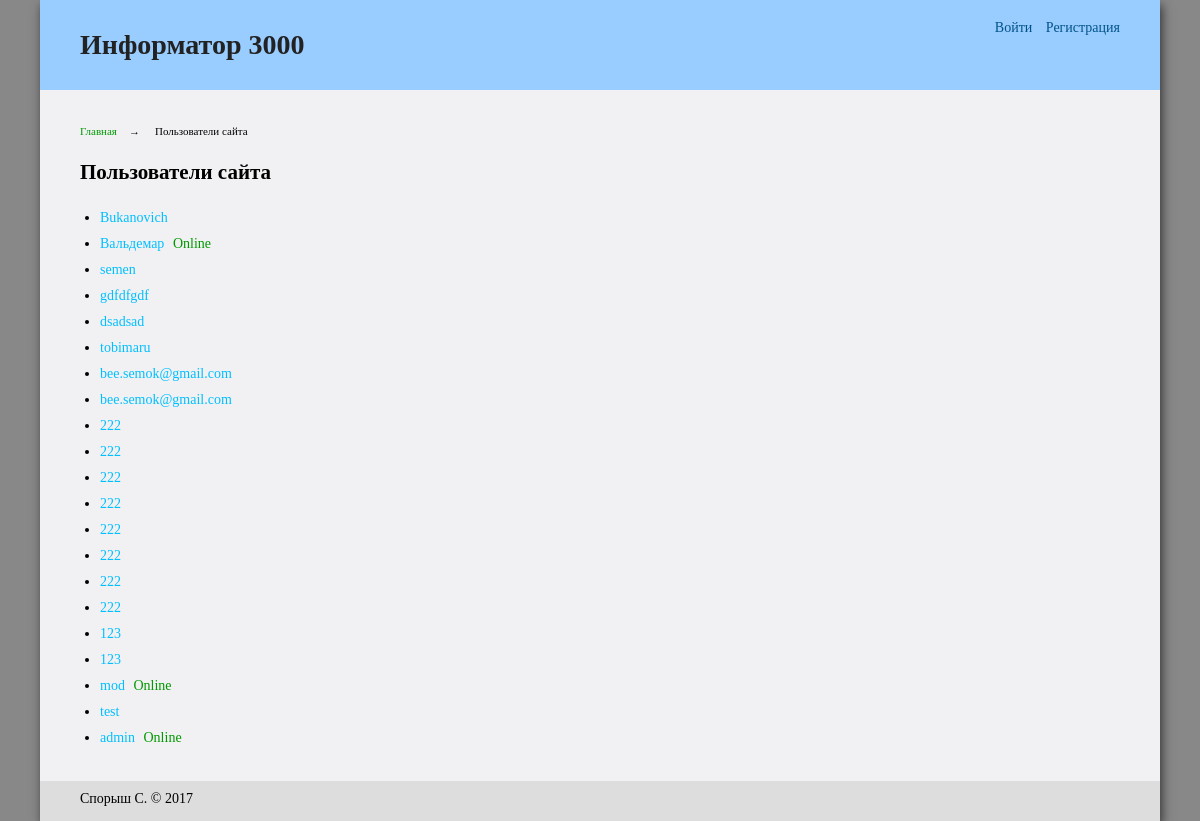
/index.php?c=users, run on the app's committed database.
### tables this page shows
CREATE TABLE `users` (
  `id_user` int(11) NOT NULL,
  `login` tinytext NOT NULL,
  `password` varchar(32) NOT NULL,
  `email` varchar(50) NOT NULL,
  `id_role` int(11) NOT NULL DEFAULT '3'
);

### controller/C_Controller.php (called while the page is built, shortened)
<?php
abstract class C_Controller {
    public function Request($action)
    {
        $this->$action();
    }
    protected function Template($file, $params = array()) {
        include "$file";
        return ob_get_clean();
    }
}
?>

### controller/C_Users.php (called while the page is built, shortened)
<?php
class C_Users extends C_Base {
    public function action_index(){
        $mUsers = M_Users::GetInstance();
        $users = $mUsers->users_all();
        $this->content = $this->Template("view/users.php", array('users' => $users));
    }
}
?>

### index.php (called while the page is built, shortened)
<?php
function classes_autoload($class) {
    $file = 'controller/'.$class.'.php';
    if(!is_file($file)) {
        $file = 'model/'.$class.'.php';
    }
}
$action = 'action_';
$action .= (isset($_GET['act'])) ? $_GET['act'] : 'index';
if(isset($_GET['c'])) {
    switch ($_GET['c']) {
        case 'users':
            $controller = new C_Users();
            break;
    }
} else $controller = new C_Articles();
$controller->Request($action);

### model/M_Users.php (called while the page is built, shortened)
<?php
class M_Users
{
    private static $instance;
    private $msql;
    public static function GetInstance()
    {
        if (self::$instance == null)
            self::$instance = new M_Users();
        return self::$instance;
    }
    public function __construct()
    {
        $this->msql = M_Mysql::GetInstance();
    }
    public function ClearSessions()
    {
        $min = date('Y-m-d H:i:s', time() - 60 * 20);
        $t = "time_last < '%s'";
        $where = sprintf($t, $min);
        $this->msql->Delete('sessions', $where);
    }
    public function users_all()
    {
        $sql = "SELECT * FROM users ORDER BY id_user DESC";
        $rows = $this->msql->Select($sql);
        return $rows;
    }
    public function IsOnline($id_user) {
        $query = "SELECT * FROM sessions WHERE id_user = $id_user";
        $rows = $this->msql->Select($query);
        return (count($rows) > 0);
    }
}

### model/M_Mysql.php (called while the page is built, shortened)
<?php
class M_Mysql{
    private static $instance;
    private $link;
    private function __construct(){
        $this->link = mysqli_connect(DB_HOST,DB_USER,DB_PASS,DB_NAME)
        or die("Error " . mysqli_error($this->link));
    }
    public static function GetInstance(){
        if(self::$instance == null)
            self::$instance = new M_Mysql();
        return self::$instance;
    }
    public function Select($sql){
        $result = mysqli_query($this->link, $sql);
        $count = mysqli_num_rows($result);
        $rows = array();
        for($i=0;$i<$count;$i++){
            $rows[] = mysqli_fetch_assoc($result);
        }
        return $rows;
    }
}
?>

### view/users.php (the view)
<?php
$mUsers = M_Users::GetInstance();
?>
<ul class="crumbs nolstyle llist">
    <li>
        <a href="index.php">Главная</a><span>&rarr;</span>
    </li>
    <li>
        Пользователи сайта
    </li>
</ul>
<h2>Пользователи сайта</h2>
<ul class="users">
    <?php foreach ($users as $user): ?>
        <li>
            <a href="index.php?c=users&act=read&id=<?=$user['id_user']?>"><?=$user['login']?></a>
            <?php if($mUsers->IsOnline($user['id_user']) == true): ?>
                <span class="online">
				Online
			</span>
            <?php endif; ?>
        </li>
    <?php endforeach; ?>
</ul>

### view/style.css (style rules this page uses)
body { background-color: #888; color: #000; font-family: Georgia; font-size: 14px; margin: 0; }
span.online { color: #009900; margin-left: 5px; }
ul { margin: 20px 0; padding: 0; }
.nolstyle li { list-style: none; }
.llist li { float: left; margin-right: 10px; }
a, .editor .new a { color: #00bfff; }
a { text-decoration: none; }
.crumbs { clear: both; font-size: 11px; padding: 5px 0 15px; }
.crumbs span { margin: 0 5px 0 12px; }
.crumbs a { color: #009900; }
ul.users { margin-left: 20px; }
ul.users li { padding: 5px 0; }

### data on the page
users: login "Bukanovich"
users: login "Вальдемар", shows "Online"
users: login "semen"
users: login "gdfdfgdf"
users: login "dsadsad"
users: login "tobimaru"
users: login "bee.semok@gmail.com"
users: login "bee.semok@gmail.com"
users: login "222"
users: login "222"
users: login "222"
users: login "222"
users: login "222"
users: login "222"
users: login "222"
users: login "222"
users: login "123"
users: login "123"
users: login "mod", shows "Online"
users: login "test"
users: login "admin", shows "Online"
